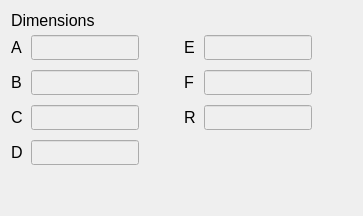
              <widget class="QWidget" name="formDimensionsReinf" native="true">
               <layout class="QVBoxLayout" name="verticalLayout_5" stretch="1,8,0">
                <property name="spacing">
                 <number>5</number>
                </property>
                <item>
                 <widget class="QLabel" name="label7Reinf">
                  <property name="sizePolicy">
                   <sizepolicy hsizetype="Preferred" vsizetype="Fixed">
                    <horstretch>0</horstretch>
                    <verstretch>0</verstretch>
                   </sizepolicy>
                  </property>
                  <property name="maximumSize">
                   <size>
                    <width>16777215</width>
                    <height>30</height>
                   </size>
                  </property>
                  <property name="font">
                   <font>
                    <family>Segoe UI</family>
                    <pointsize>12</pointsize>
                    <bold>false</bold>
                   </font>
                  </property>
                  <property name="text">
                   <string>Dimensions</string>
                  </property>
                 </widget>
                </item>
                <item>
                 <layout class="QGridLayout" name="layout2Reinf">
                  <property name="verticalSpacing">
                   <number>10</number>
                  </property>
                  <item row="0" column="0">
                   <layout class="QHBoxLayout" name="layout6Reinf">
                    <item>
                     <widget class="QLabel" name="label12Reinf">
                      <property name="sizePolicy">
                       <sizepolicy hsizetype="Fixed" vsizetype="Fixed">
                        <horstretch>0</horstretch>
                        <verstretch>0</verstretch>
                       </sizepolicy>
                      </property>
                      <property name="minimumSize">
                       <size>
                        <width>20</width>
                        <height>0</height>
                       </size>
                      </property>
                      <property name="maximumSize">
                       <size>
                        <width>20</width>
                        <height>16777215</height>
                       </size>
                      </property>
                      <property name="font">
                       <font>
                        <family>Segoe UI</family>
                        <pointsize>12</pointsize>
                        <bold>false</bold>
                        <strikeout>false</strikeout>
                       </font>
                      </property>
                      <property name="text">
                       <string>A</string>
                      </property>
                     </widget>
                    </item>
                    <item>
                     <widget class="QLineEdit" name="aDimension">
                      <property name="enabled">
                       <bool>false</bool>
                      </property>
                      <property name="minimumSize">
                       <size>
                        <width>0</width>
                        <height>25</height>
                       </size>
                      </property>
                      <property name="styleSheet">
                       <string notr="true"/>
                      </property>
                     </widget>
                    </item>
                    <item>
                     <spacer name="hSpacer6_7">
                      <property name="orientation">
                       <enum>Qt::Orientation::Horizontal</enum>
                      </property>
                      <property name="sizeHint" stdset="0">
                       <size>
                        <width>40</width>
                        <height>20</height>
                       </size>
                      </property>
                     </spacer>
                    </item>
                   </layout>
                  </item>
                  <item row="1" column="0">
                   <layout class="QHBoxLayout" name="layout3Reinf">
                    <item>
                     <widget class="QLabel" name="label14Reinf">
                      <property name="sizePolicy">
                       <sizepolicy hsizetype="Fixed" vsizetype="Fixed">
                        <horstretch>0</horstretch>
                        <verstretch>0</verstretch>
                       </sizepolicy>
                      </property>
                      <property name="minimumSize">
                       <size>
                        <width>20</width>
                        <height>0</height>
                       </size>
                      </property>
                      <property name="maximumSize">
                       <size>
                        <width>20</width>
                        <height>16777215</height>
                       </size>
                      </property>
                      <property name="font">
                       <font>
                        <family>Segoe UI</family>
                        <pointsize>12</pointsize>
                        <bold>false</bold>
                        <strikeout>false</strikeout>
                       </font>
                      </property>
                      <property name="text">
                       <string>B</string>
                      </property>
                     </widget>
                    </item>
                    <item>
                     <widget class="QLineEdit" name="bDimension">
                      <property name="enabled">
                       <bool>false</bool>
                      </property>
                      <property name="minimumSize">
                       <size>
                        <width>0</width>
                        <height>25</height>
                       </size>
                      </property>
                      <property name="styleSheet">
                       <string notr="true"/>
                      </property>
                     </widget>
                    </item>
                    <item>
                     <spacer name="hSpacer6_11">
                      <property name="orientation">
                       <enum>Qt::Orientation::Horizontal</enum>
                      </property>
                      <property name="sizeHint" stdset="0">
                       <size>
                        <width>40</width>
                        <height>20</height>
                       </size>
                      </property>
                     </spacer>
                    </item>
                   </layout>
                  </item>
                  <item row="3" column="0">
                   <layout class="QHBoxLayout" name="layout8Reinf">
                    <item>
                     <widget class="QLabel" name="label9Reinf">
                      <property name="sizePolicy">
                       <sizepolicy hsizetype="Fixed" vsizetype="Fixed">
                        <horstretch>0</horstretch>
                        <verstretch>0</verstretch>
                       </sizepolicy>
                      </property>
                      <property name="minimumSize">
                       <size>
                        <width>20</width>
                        <height>0</height>
                       </size>
                      </property>
                      <property name="maximumSize">
                       <size>
                        <width>20</width>
                        <height>16777215</height>
                       </size>
                      </property>
                      <property name="font">
                       <font>
                        <family>Segoe UI</family>
                        <pointsize>12</pointsize>
                        <bold>false</bold>
                        <strikeout>false</strikeout>
                       </font>
                      </property>
                      <property name="text">
                       <string>D</string>
                      </property>
                     </widget>
                    </item>
                    <item>
                     <widget class="QLineEdit" name="dDimension">
                      <property name="enabled">
                       <bool>false</bool>
                      </property>
                      <property name="minimumSize">
                       <size>
                        <width>0</width>
                        <height>25</height>
                       </size>
                      </property>
                      <property name="styleSheet">
                       <string notr="true"/>
                      </property>
                     </widget>
                    </item>
                    <item>
                     <spacer name="hSpacer6_10">
                      <property name="orientation">
                       <enum>Qt::Orientation::Horizontal</enum>
                      </property>
                      <property name="sizeHint" stdset="0">
                       <size>
                        <width>40</width>
                        <height>20</height>
                       </size>
                      </property>
                     </spacer>
                    </item>
                   </layout>
                  </item>
                  <item row="2" column="0">
                   <layout class="QHBoxLayout" name="layout10Reinf">
                    <item>
                     <widget class="QLabel" name="label11Reinf">
                      <property name="sizePolicy">
                       <sizepolicy hsizetype="Fixed" vsizetype="Fixed">
                        <horstretch>0</horstretch>
                        <verstretch>0</verstretch>
                       </sizepolicy>
                      </property>
                      <property name="minimumSize">
                       <size>
                        <width>20</width>
                        <height>0</height>
                       </size>
                      </property>
                      <property name="maximumSize">
                       <size>
                        <width>20</width>
                        <height>16777215</height>
                       </size>
                      </property>
                      <property name="font">
                       <font>
                        <family>Segoe UI</family>
                        <pointsize>12</pointsize>
                        <bold>false</bold>
                        <strikeout>false</strikeout>
                       </font>
                      </property>
                      <property name="text">
                       <string>C</string>
                      </property>
                     </widget>
                    </item>
                    <item>
                     <widget class="QLineEdit" name="cDimension">
                      <property name="enabled">
                       <bool>false</bool>
                      </property>
                      <property name="minimumSize">
                       <size>
                        <width>0</width>
                        <height>25</height>
                       </size>
                      </property>
                      <property name="styleSheet">
                       <string notr="true"/>
                      </property>
                     </widget>
                    </item>
                    <item>
                     <spacer name="hSpacer6_8">
                      <property name="orientation">
                       <enum>Qt::Orientation::Horizontal</enum>
                      </property>
                      <property name="sizeHint" stdset="0">
                       <size>
                        <width>40</width>
                        <height>20</height>
                       </size>
                      </property>
                     </spacer>
                    </item>
                   </layout>
                  </item>
                  <item row="0" column="1">
                   <layout class="QHBoxLayout" name="layout7Reinf">
                    <item>
                     <widget class="QLabel" name="label10Reinf">
                      <property name="sizePolicy">
                       <sizepolicy hsizetype="Fixed" vsizetype="Fixed">
                        <horstretch>0</horstretch>
                        <verstretch>0</verstretch>
                       </sizepolicy>
                      </property>
                      <property name="minimumSize">
                       <size>
                        <width>20</width>
                        <height>0</height>
                       </size>
                      </property>
                      <property name="maximumSize">
                       <size>
                        <width>20</width>
                        <height>16777215</height>
                       </size>
                      </property>
                      <property name="font">
                       <font>
                        <family>Segoe UI</family>
                        <pointsize>12</pointsize>
                        <bold>false</bold>
                        <strikeout>false</strikeout>
                       </font>
                      </property>
                      <property name="text">
                       <string>E</string>
                      </property>
                     </widget>
                    </item>
                    <item>
                     <widget class="QLineEdit" name="eDimension">
                      <property name="enabled">
                       <bool>false</bool>
                      </property>
                      <property name="minimumSize">
                       <size>
                        <width>0</width>
                        <height>25</height>
                       </size>
                      </property>
                      <property name="styleSheet">
                       <string notr="true"/>
                      </property>
                     </widget>
                    </item>
                    <item>
                     <spacer name="hSpacer6_9">
                      <property name="orientation">
                       <enum>Qt::Orientation::Horizontal</enum>
                      </property>
                      <property name="sizeHint" stdset="0">
                       <size>
                        <width>40</width>
                        <height>20</height>
                       </size>
                      </property>
                     </spacer>
                    </item>
                   </layout>
                  </item>
                  <item row="1" column="1">
                   <layout class="QHBoxLayout" name="layout5Reinf">
                    <item>
                     <widget class="QLabel" name="label15Reinf">
                      <property name="sizePolicy">
                       <sizepolicy hsizetype="Fixed" vsizetype="Fixed">
                        <horstretch>0</horstretch>
                        <verstretch>0</verstretch>
                       </sizepolicy>
                      </property>
                      <property name="minimumSize">
                       <size>
                        <width>20</width>
                        <height>0</height>
                       </size>
                      </property>
                      <property name="maximumSize">
                       <size>
                        <width>20</width>
                        <height>16777215</height>
                       </size>
                      </property>
                      <property name="font">
                       <font>
                        <family>Segoe UI</family>
                        <pointsize>12</pointsize>
                        <bold>false</bold>
                        <strikeout>false</strikeout>
                       </font>
                      </property>
                      <property name="text">
                       <string>F</string>
                      </property>
                     </widget>
                    </item>
                    <item>
                     <widget class="QLineEdit" name="fDimension">
                      <property name="enabled">
                       <bool>false</bool>
                      </property>
                      <property name="minimumSize">
                       <size>
                        <width>0</width>
                        <height>25</height>
                       </size>
                      </property>
                      <property name="styleSheet">
                       <string notr="true"/>
                      </property>
                     </widget>
                    </item>
                    <item>
                     <spacer name="hSpacer6_12">
                      <property name="orientation">
                       <enum>Qt::Orientation::Horizontal</enum>
                      </property>
                      <property name="sizeHint" stdset="0">
                       <size>
                        <width>40</width>
                        <height>20</height>
                       </size>
                      </property>
                     </spacer>
                    </item>
                   </layout>
                  </item>
                  <item row="2" column="1">
                   <layout class="QHBoxLayout" name="layout4Reinf">
                    <item>
                     <widget class="QLabel" name="label13Reinf">
                      <property name="sizePolicy">
                       <sizepolicy hsizetype="Fixed" vsizetype="Fixed">
                        <horstretch>0</horstretch>
                        <verstretch>0</verstretch>
                       </sizepolicy>
                      </property>
                      <property name="minimumSize">
                       <size>
                        <width>20</width>
                        <height>0</height>
                       </size>
                      </property>
                      <property name="maximumSize">
                       <size>
                        <width>20</width>
                        <height>16777215</height>
                       </size>
                      </property>
                      <property name="font">
                       <font>
                        <family>Segoe UI</family>
                        <pointsize>12</pointsize>
                        <bold>false</bold>
                        <strikeout>false</strikeout>
                       </font>
                      </property>
                      <property name="text">
                       <string>R</string>
                      </property>
                     </widget>
                    </item>
                    <item>
                     <widget class="QLineEdit" name="rDimension">
                      <property name="enabled">
                       <bool>false</bool>
                      </property>
                      <property name="minimumSize">
                       <size>
                        <width>0</width>
                        <height>25</height>
                       </size>
                      </property>
                      <property name="styleSheet">
                       <string notr="true"/>
                      </property>
                     </widget>
                    </item>
                    <item>
                     <spacer name="hSpacer6_6">
                      <property name="orientation">
                       <enum>Qt::Orientation::Horizontal</enum>
                      </property>
                      <property name="sizeHint" stdset="0">
                       <size>
                        <width>40</width>
                        <height>20</height>
                       </size>
                      </property>
                     </spacer>
                    </item>
                   </layout>
                  </item>
                 </layout>
                </item>
                <item>
                 <spacer name="vSpacer6_4">
                  <property name="orientation">
                   <enum>Qt::Orientation::Vertical</enum>
                  </property>
                  <property name="sizeHint" stdset="0">
                   <size>
                    <width>20</width>
                    <height>40</height>
                   </size>
                  </property>
                 </spacer>
                </item>
               </layout>
              </widget>
